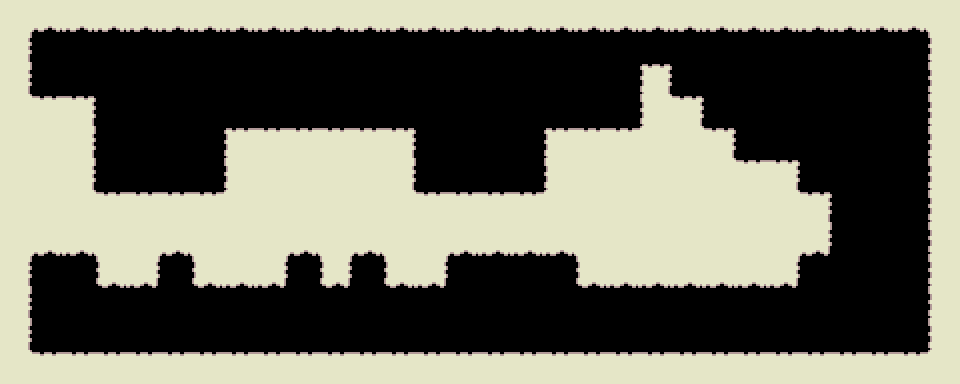

This game map was drawn from its Tiled (.tmx) file and the tilesets committed beside it. A one-line description and the trimmed map source follow:
An orthogonal 30x12 tile map with 32x32 px tiles, 1 tile layer (Camada de Tiles 1) and 38 objects (10x Clock, 7x Spawn).

<map version="1.0" orientation="orthogonal" width="30" height="12" tilewidth="32" tileheight="32">
 <tileset firstgid="1" name="pickleTile" tilewidth="32" tileheight="32">
  <image source="pickleTile.png" width="512" height="32" />
 </tileset>
 <objectgroup name="collision" width="30" height="12">
  <object x="32" y="0" width="1216" height="32" />
  <object x="928" y="0" width="32" height="384" />
  <object x="0" y="0" width="32" height="384" />
  <object x="32" y="96" width="64" height="160" />
  <object x="96" y="192" width="736" height="64" />
  <object x="96" y="256" width="64" height="32" />
  <object x="192" y="256" width="96" height="32" />
  <object x="224" y="128" width="192" height="64" />
  <object x="320" y="256" width="32" height="32" />
  <object x="384" y="256" width="64" height="32" />
  <object x="544" y="128" width="192" height="64" />
  <object x="640" y="64" width="32" height="64" />
  <object x="672" y="96" width="32" height="32" />
  <object x="736" y="160" width="64" height="32" />
  <object x="576" y="256" width="224" height="32" />
  <object x="32" y="352" width="896" height="32" />
 </objectgroup>
 <objectgroup name="Player start" width="30" height="12">
  <object x="48" y="48">
   <ellipse />
  </object>
 </objectgroup>
 <layer name="Camada de Tiles 1" width="30" height="12">
  <data>[360 cells, 180 non-empty, 11 distinct tile ids]</data>
 </layer>
 <objectgroup name="Objects" width="30" height="12">
  <object name="Spawn" x="144" y="144">
   <properties>
    <property name="enemy" value="pillow" />
    <property name="interval" value="2" />
    <property name="maximum" value="1" />
    <property name="type" value="spawn" />
   </properties>
  </object>
  <object name="Clock" x="112" y="176">
   <properties>
    <property name="type" value="clock" />
   </properties>
  </object>
  <object name="Spawn" x="432" y="144">
   <properties>
    <property name="enemy" value="cup" />
    <property name="interval" value="3" />
    <property name="maximum" value="2" />
    <property name="type" value="spawn" />
   </properties>
  </object>
  <object name="Clock" x="464" y="176">
   <properties>
    <property name="type" value="clock" />
   </properties>
  </object>
  <object name="Spawn" x="592" y="112">
   <properties>
    <property name="enemy" value="pillow" />
    <property name="interval" value="3" />
    <property name="maximum" value="2" />
    <property name="type" value="spawn" />
   </properties>
  </object>
  <object name="Clock" x="624" y="112">
   <properties>
    <property name="type" value="clock" />
   </properties>
  </object>
  <object name="Spawn" x="784" y="112">
   <properties>
    <property name="enemy" value="sheep" />
    <property name="interval" value="3" />
    <property name="maximum" value="2" />
    <property name="type" value="spawn" />
   </properties>
  </object>
  <object name="Clock" x="752" y="144">
   <properties>
    <property name="type" value="clock" />
   </properties>
  </object>
  <object name="Clock" x="848" y="144">
   <properties>
    <property name="type" value="clock" />
   </properties>
  </object>
  <object name="Clock" x="912" y="176">
   <properties>
    <property name="type" value="clock" />
   </properties>
  </object>
  <object name="Spawn" x="816" y="304">
   <properties>
    <property name="enemy" value="pillow" />
    <property name="interval" value="4" />
    <property name="maximum" value="2" />
    <property name="type" value="spawn" />
   </properties>
  </object>
  <object name="Spawn" x="528" y="304">
   <properties>
    <property name="enemy" value="pillow" />
    <property name="interval" value="4" />
    <property name="maximum" value="2" />
    <property name="type" value="spawn" />
   </properties>
  </object>
  <object name="Spawn" x="176" y="304">
   <properties>
    <property name="enemy" value="pillow" />
    <property name="interval" value="4" />
    <property name="maximum" value="2" />
    <property name="type" value="spawn" />
   </properties>
  </object>
  <object name="Clock" x="912" y="304">
   <properties>
    <property name="type" value="clock" />
   </properties>
  </object>
  <object name="Clock" x="592" y="336">
   <properties>
    <property name="type" value="clock" />
   </properties>
  </object>
  <object name="Clock" x="304" y="336">
   <properties>
    <property name="type" value="clock" />
   </properties>
  </object>
  <object name="Clock" x="48" y="336">
   <properties>
    <property name="type" value="clock" />
   </properties>
  </object>
 </objectgroup>
 <objectgroup name="enemyCol" width="30" height="12">
  <object x="416" y="32" width="128" height="96" />
  <object x="96" y="32" width="128" height="96" />
  <object x="832" y="192" width="96" height="64" />
  <object x="640" y="32" width="32" height="32" />
 </objectgroup>
</map>
